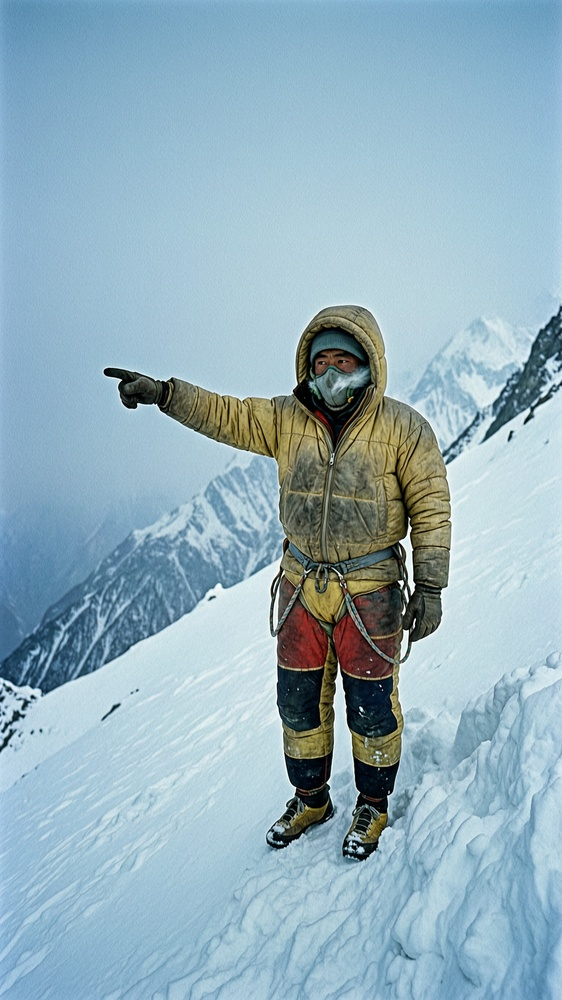
#> input picture media/projects/posledniy-vulkan-shorts/images/s6_0.jpg, 562 x 1000 px, shrunk from 1080 x 1920 before the run
$ python matte_frame.py ../media/projects/posledniy-vulkan-shorts/images/s6_0.jpg ../media/projects/posledniy-vulkan-shorts/images/s6_1.jpg 1.0
#> lines starting #> are read from the running program, lines starting #| are printed output that depends on the picture
#!/usr/bin/env python3
"""
matte_frame.py — border-connected-component matte for busy/photographic backgrounds
(character reference photos, video frames), as opposed to tools/cutout.py's "isolated
on white" gen_image.py case.

Samples border pixel colors directly (handles multi-tone backgrounds like sky+ground,
not just a single flat color), then uses connected-components to keep only regions
touching the image edge as background — so internal dark linework (hair, brows, shirt
folds) that happens to be close to a background color doesn't get punched out along with
it. rembg (ML matting) isn't usable on this machine (onnxruntime's prebuilt binaries
need macOS 15+), hence this classical fallback.

Best on dark or saturated-color backgrounds with good contrast against skin/clothing —
proven reliable there (see media/projects/petya-character/cutouts/). Struggles when the
subject's clothing is close in tone to the background (a white shirt against a cream
wall will bleed into "background" and get erased) — check the result before trusting it,
and reshoot/re-pick a frame with a more contrasty backdrop if it comes out holey.

Usage:
  python tools/matte_frame.py in.png out.png [tolerance]
  tolerance  distance-to-nearest-border-color below which a pixel counts as
             background-like, pre connected-components   [default 38]
"""
import sys

import numpy as np
from PIL import Image, ImageFilter
from scipy import ndimage


def matte(path_in, path_out, tol=38, border_n=60, feather=1, pad=24):
#> called with tol = 1, border_n = 60, feather = 1, pad = 24
    img = Image.open(path_in).convert("RGB")
#> img is the input picture: PIL image 562x1000 RGB; mean R, G, B 146.6, 175.7, 188.7
    arr = np.asarray(img).astype(np.float32)
    h, w, _ = arr.shape

    # sample border pixel colors (subset, evenly spaced) as the background reference set
    idx = []
    for i in range(border_n):
        t = i / border_n
        idx.append((0, int(t * (w - 1))))
        idx.append((h - 1, int(t * (w - 1))))
        idx.append((int(t * (h - 1)), 0))
        idx.append((int(t * (h - 1)), w - 1))
    ref = np.array([arr[y, x] for y, x in idx])  # (N,3)
#> ref = 240 rows, first 8: [110, 160, 197], [149, 190, 222], [110, 160, 197], [120, 169, 202], [100, 150, 185], [135, 180, 213], [110, 160, 195], [118, 164, 197]

    flat = arr.reshape(-1, 3)
    mind = np.full(flat.shape[0], 1e9, dtype=np.float32)
    for r in ref:
        d = np.sum((flat - r) ** 2, axis=1)
        mind = np.minimum(mind, d)
#> this loop made 240 passes
    mind = mind.reshape(h, w) ** 0.5
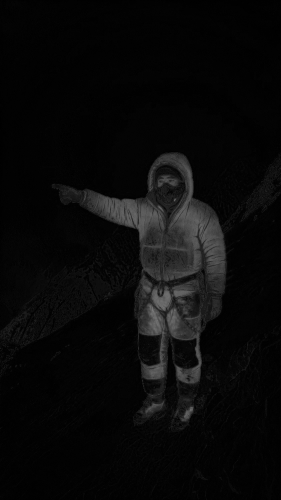
#> mind: shape (1000, 562) float32 (shown at 1/2 size); min 0, max 125.7, mean 9.8

    bg_like = mind < tol  # "background-colored" mask, pre connected-components
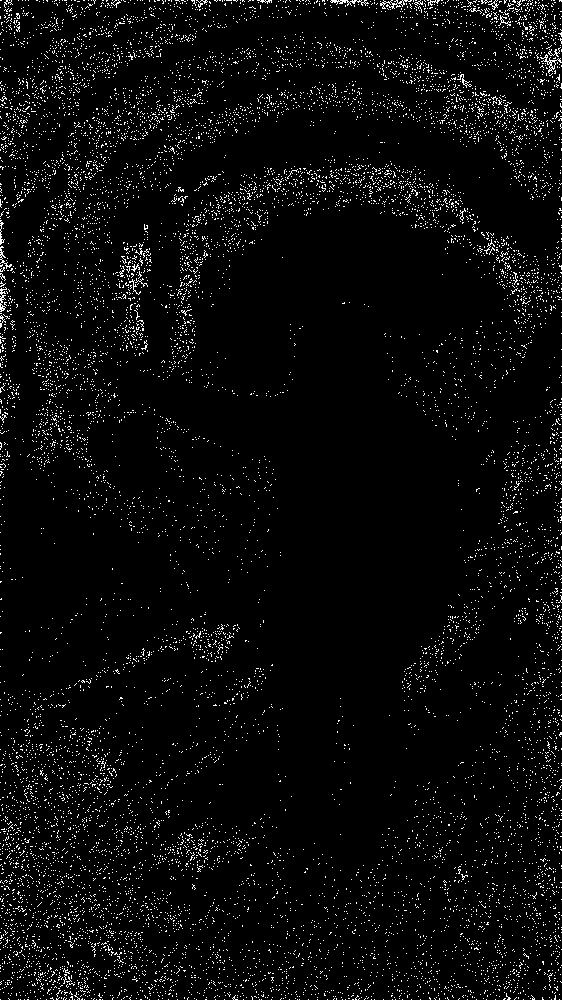
#> bg_like: shape (1000, 562) bool; 4% white in thin lines or dots

    labeled, _ = ndimage.label(bg_like)
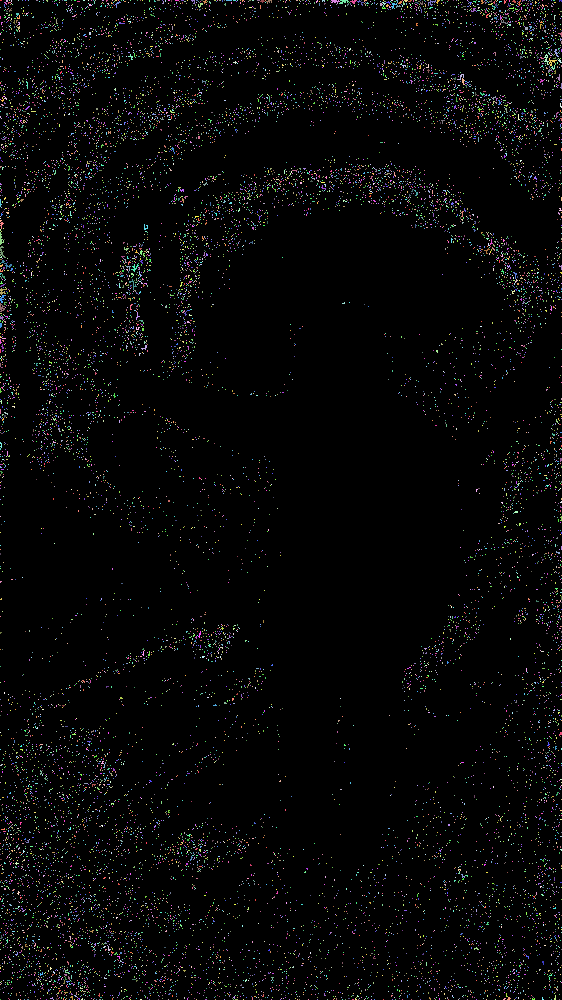
#> labeled: shape (1000, 562) int32; 15512 distinct labels, from 0 to 15511; one colour per label, 0 black
    border_labels = set(labeled[0, :]) | set(labeled[-1, :]) | set(labeled[:, 0]) | set(labeled[:, -1])
#> border_labels = 440 items
    border_labels.discard(0)
    true_bg = np.isin(labeled, list(border_labels))
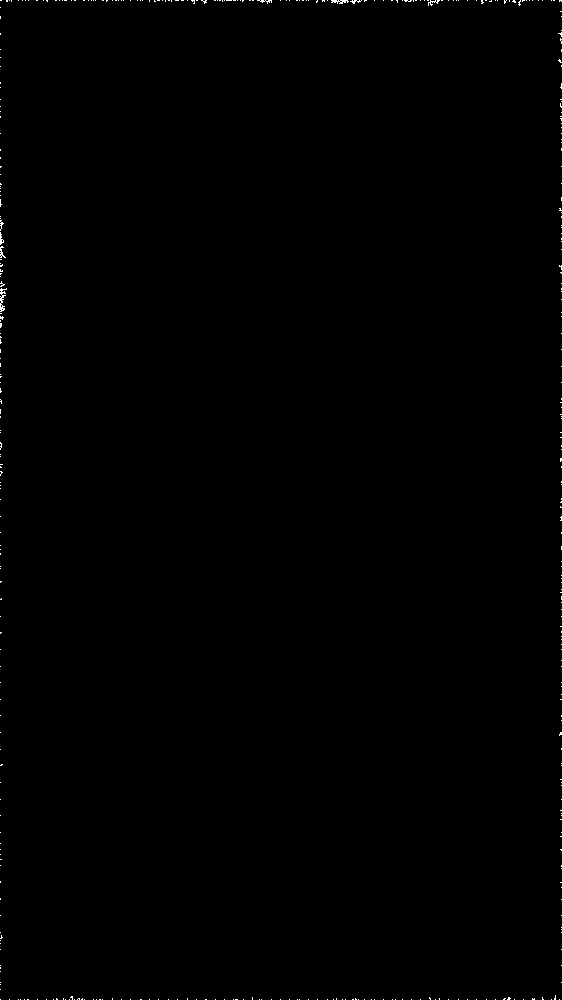
#> true_bg: shape (1000, 562) bool; 0.2% white in thin lines or dots

    alpha = np.where(true_bg, 0, 255).astype(np.uint8)
#> alpha: shape (1000, 562); 99.8% white; black in thin lines or dots
    alpha_img = Image.fromarray(alpha, mode="L")
    if feather > 0:
        alpha_img = alpha_img.filter(ImageFilter.GaussianBlur(feather))
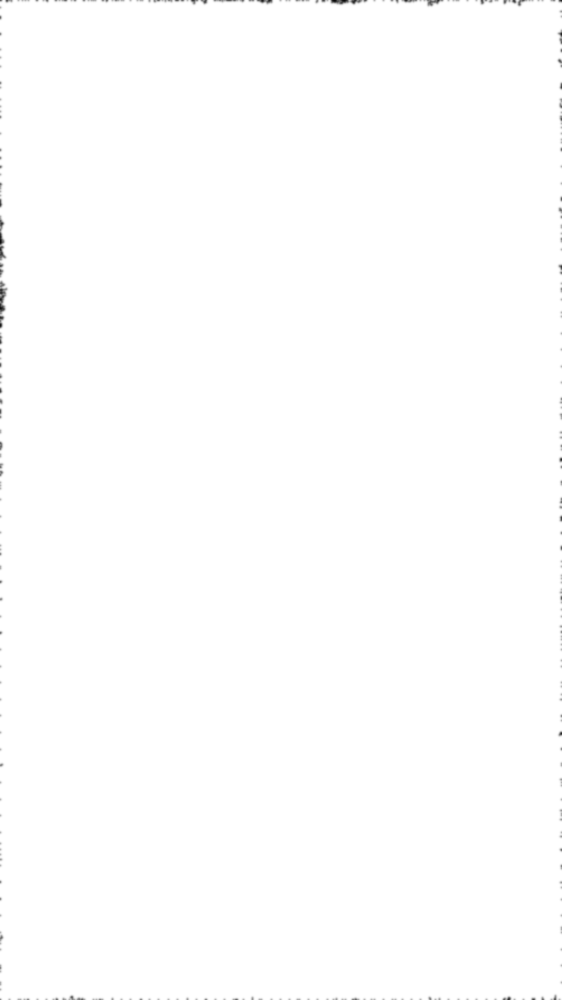
#> alpha_img: PIL image 562x1000 L; min 6, max 255, mean 254.5

    rgba = img.convert("RGBA")
    rgba.putalpha(alpha_img)

    bbox = alpha_img.getbbox()
#> bbox = (0, 0, 562, 1000)
    if bbox:
        l, t, r, b = bbox
#> l = 0; t = 0; r = 562; b = 1000
        l = max(0, l - pad)
        t = max(0, t - pad)
        r = min(w, r + pad)
        b = min(h, b + pad)
        rgba = rgba.crop((l, t, r, b))

    rgba.save(path_out)
    print(f"{path_out}  ({rgba.width}x{rgba.height})")
#| ../media/projects/posledniy-vulkan-shorts/images/s6_1.jpg  (562x1000)


if __name__ == "__main__":
    if len(sys.argv) < 3:
        print("usage: python tools/matte_frame.py in.png out.png [tolerance]")
        sys.exit(1)
    matte(sys.argv[1], sys.argv[2], tol=float(sys.argv[3]) if len(sys.argv) > 3 else 38)

$ run again, on media/projects/posledniy-vulkan-shorts/images/s6_2.jpg
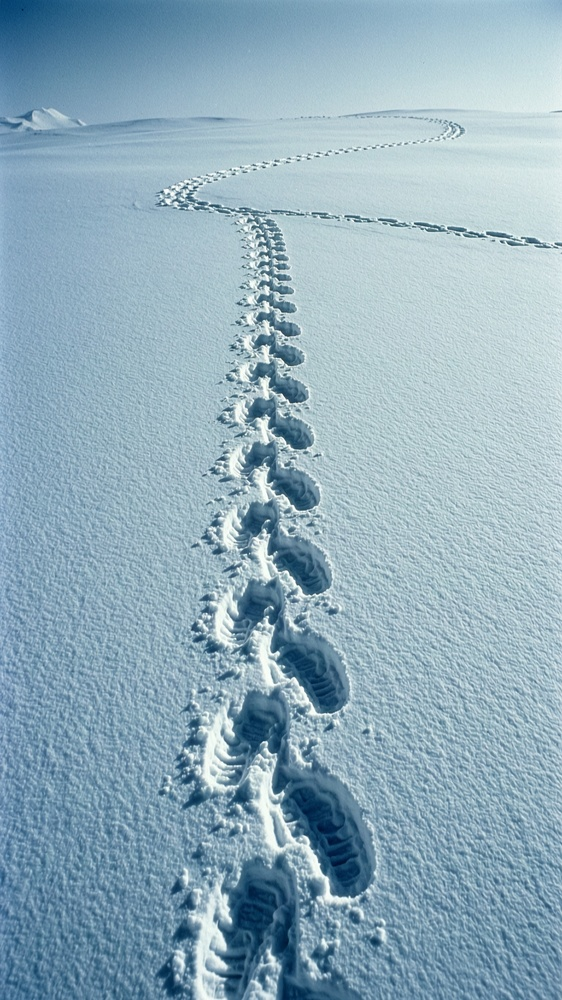
#> input picture media/projects/posledniy-vulkan-shorts/images/s6_2.jpg, 562 x 1000 px, shrunk from 1080 x 1920 before the run
#> in matte, img is the input picture: PIL image 562x1000 RGB; mean R, G, B 144, 172.9, 187.7
#> ref = 240 rows, first 8: [14, 75, 120], [65, 111, 145], [14, 75, 120], [141, 178, 204], [6, 68, 115], [81, 126, 159], [18, 79, 124], [158, 191, 208]
#> the loop in matte, `for r in ref:` made 240 passes
#> bg_like: shape (1000, 562) bool; 3.4% white in thin lines or dots
#> in matte, `labeled, _ = ndimage.label(bg_like)`:
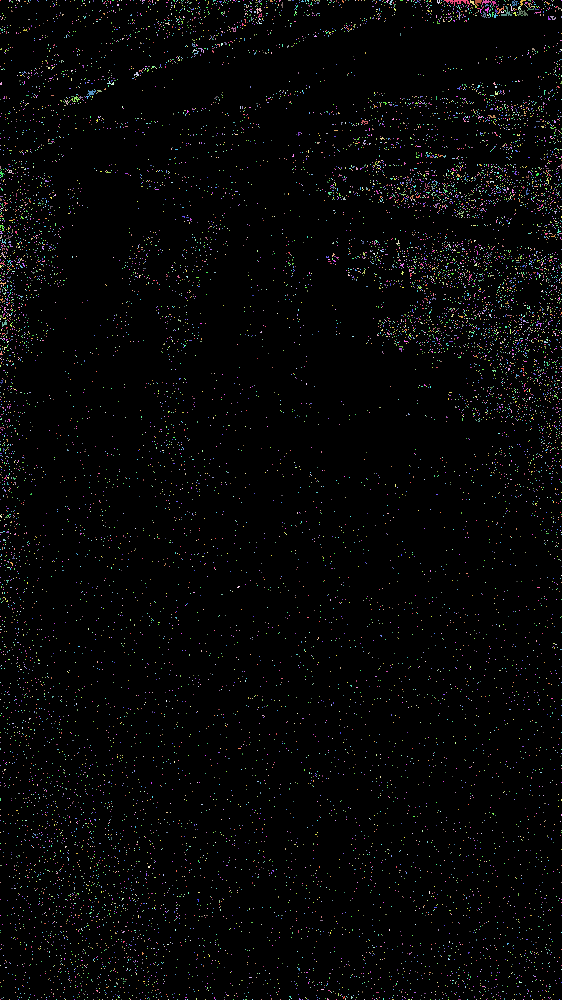
#> labeled: shape (1000, 562) int32; 13977 distinct labels, from 0 to 13976; one colour per label, 0 black
#> border_labels = 391 items
#> true_bg: shape (1000, 562) bool; 0.14% white in thin lines or dots
#> alpha: shape (1000, 562); 99.9% white; black in thin lines or dots
#> in matte, `alpha_img = alpha_img.filter(ImageFilter.GaussianBlur(feather))`:
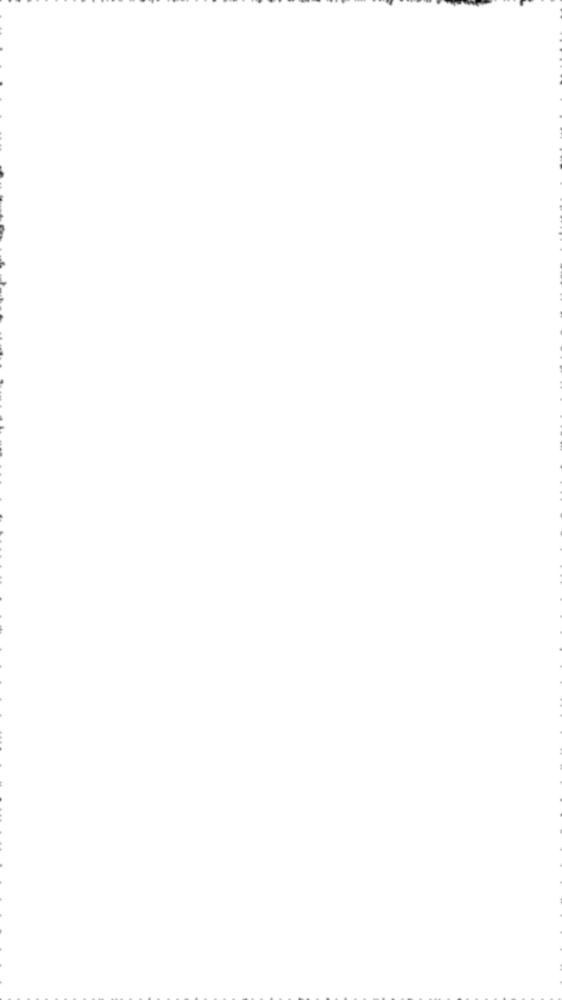
#> alpha_img: PIL image 562x1000 L; min 1, max 255, mean 254.6
#> bbox = (0, 0, 562, 1000)
#> in matte, `l, t, r, b = bbox`: l = 0; r = 562; b = 1000
#| ../media/projects/posledniy-vulkan-shorts/images/s6_2.jpg  (562x1000)

$ run again, on media/projects/posledniy-vulkan-shorts/images/s6_3.jpg
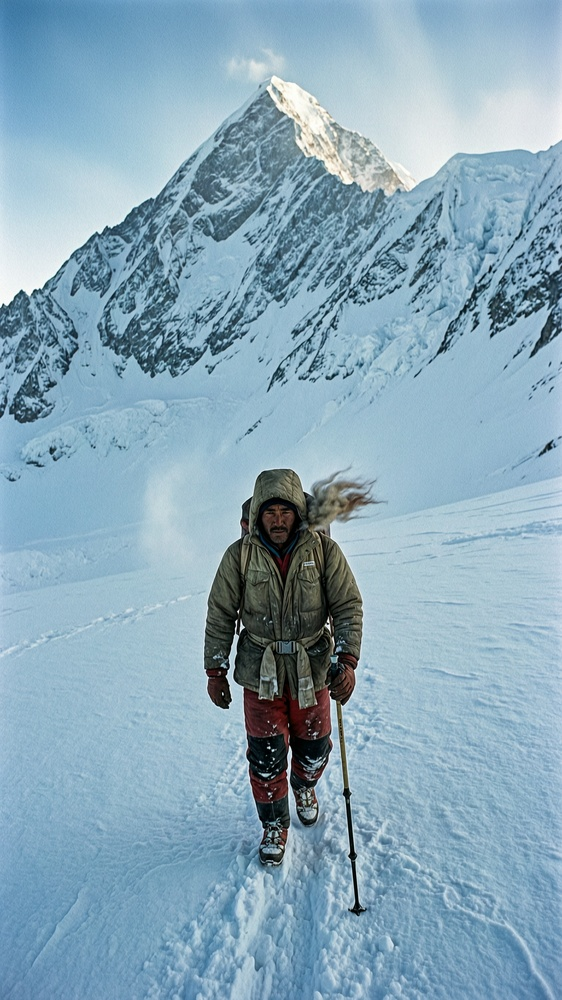
#> input picture media/projects/posledniy-vulkan-shorts/images/s6_3.jpg, 562 x 1000 px, shrunk from 1080 x 1920 before the run
#> in matte, img is the input picture: PIL image 562x1000 RGB; mean R, G, B 136.4, 167.6, 184.7
#> ref = 240 rows, first 8: [69, 124, 165], [89, 129, 165], [69, 124, 165], [151, 180, 210], [65, 122, 165], [83, 121, 158], [74, 133, 177], [160, 188, 212]
#> the loop in matte, `for r in ref:` made 240 passes
#> bg_like: shape (1000, 562) bool; 1.9% white in thin lines or dots
#> in matte, `labeled, _ = ndimage.label(bg_like)`:
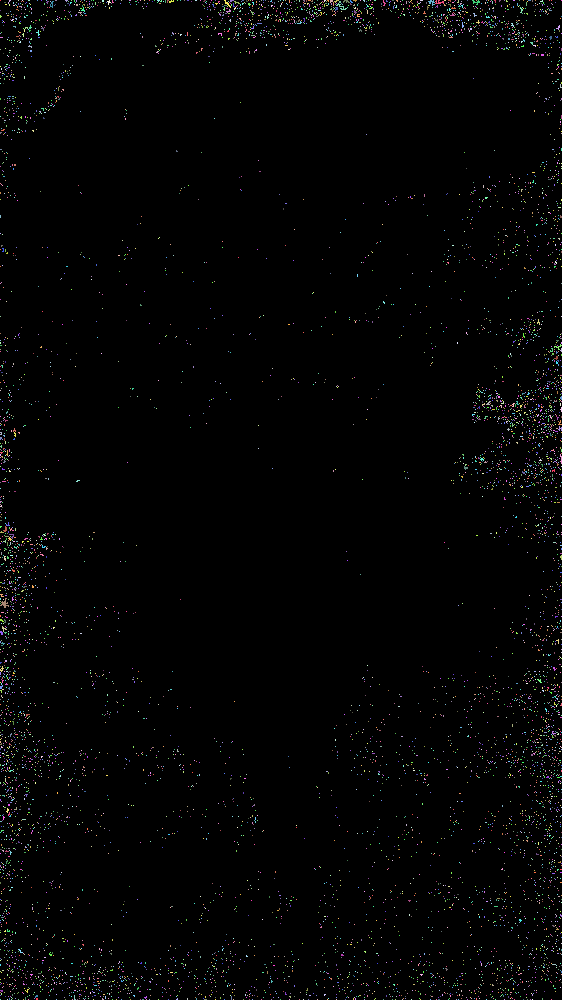
#> labeled: shape (1000, 562) int32; 7629 distinct labels, from 0 to 7628; one colour per label, 0 black
#> border_labels = 442 items
#> true_bg: shape (1000, 562) bool; 0.17% white in thin lines or dots
#> alpha: shape (1000, 562); 99.8% white; black in thin lines or dots
#> in matte, `alpha_img = alpha_img.filter(ImageFilter.GaussianBlur(feather))`:
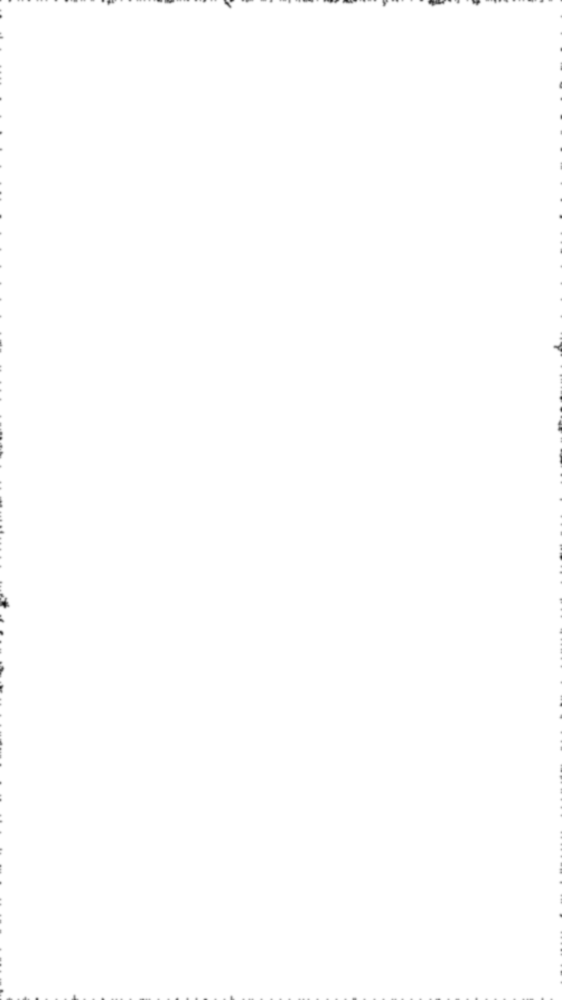
#> alpha_img: PIL image 562x1000 L; min 13, max 255, mean 254.6
#> bbox = (0, 0, 562, 1000)
#> in matte, `l, t, r, b = bbox`: l = 0; r = 562; b = 1000
#| ../media/projects/posledniy-vulkan-shorts/images/s6_3.jpg  (562x1000)
